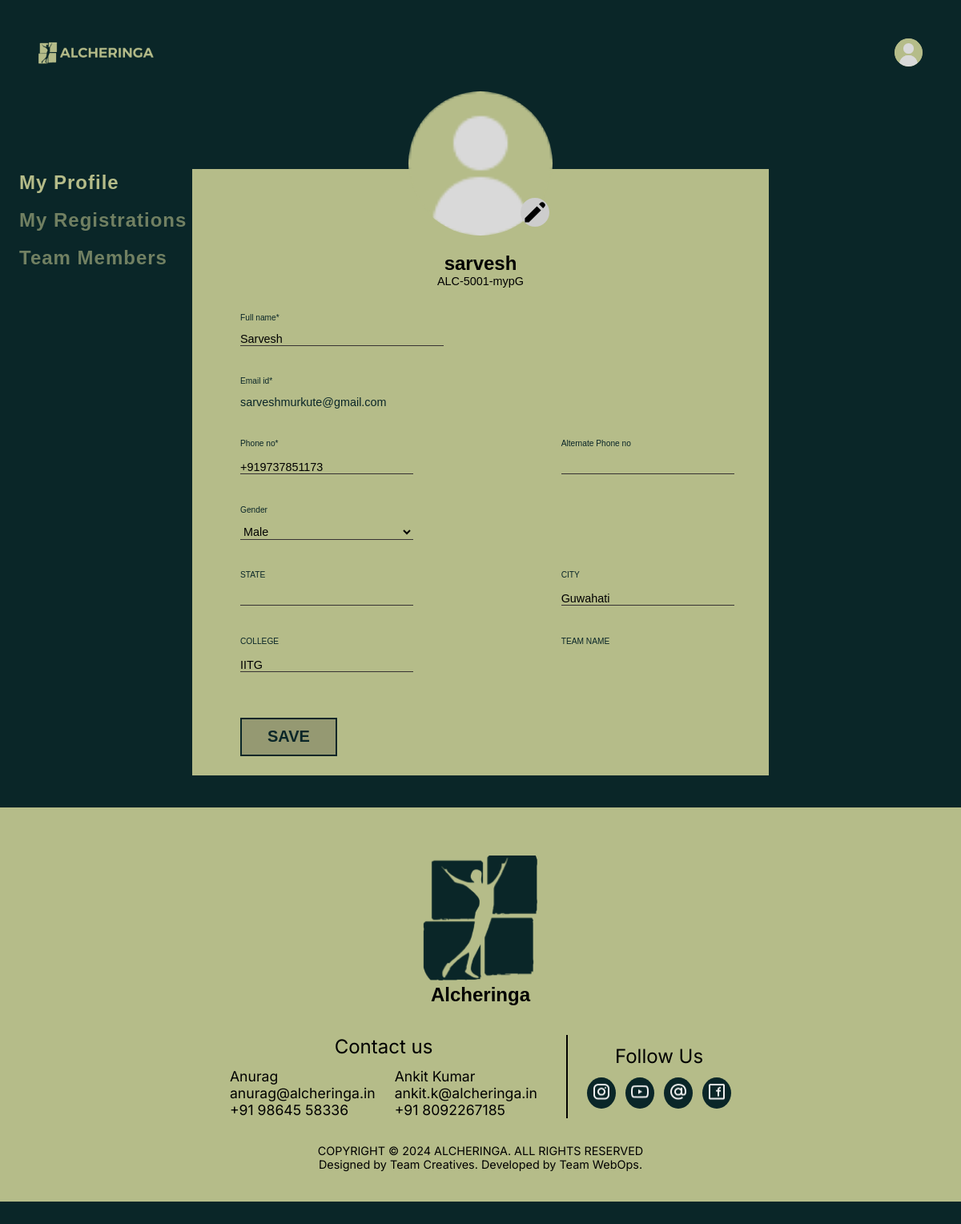
The page /auth/profile_edit/ (signed in) on the database its author committed.
### apps/users/models.py (models this page shows, shortened)
class NewUser(AbstractBaseUser, PermissionsMixin):
    GENDER=(('M','Male'),('F','Female'),('O','Others'))
    gender=models.CharField(choices=GENDER,default='M',max_length=20)
    alcherid = models.CharField(
        max_length=255, blank=True, unique=True)
    referred_by = models.CharField(
        max_length=255, blank=True)
    otp = models.CharField(max_length=6,default='000000')
    id = models.SlugField(primary_key=True, default=uuid.uuid4)
    img = models.ImageField(upload_to="image_uploads/userdp/",
                            default='user-default.png')
    email = models.EmailField(_('email address'), unique=True)
    username = models.CharField(max_length=150, unique=True)
    collegename = models.CharField(max_length=150, unique=False)
    city = models.CharField(max_length=150, unique=False)
    state = models.CharField(max_length= 200, unique=False, blank=True)
    fullname = models.CharField(max_length=150, )
    phone_number = PhoneNumberField(max_length = 14, unique=False, )
    alternate_phone = models.CharField(max_length = 14, unique=False, blank=True)
    interest = models.ManyToManyField(
        "competitions.Module", related_name="interest")
    team_members=models.IntegerField(default=0)
    events_registered = models.ManyToManyField(
        "competitions.Competition", related_name="competition",blank=True)
    date_joined = models.DateTimeField(default=timezone.now)
    provider = models.CharField(max_length=200, unique=False, default="email")
    about = models.TextField(_('about'), max_length=500, blank=True)
    is_staff = models.BooleanField(default=False)
    is_active = models.BooleanField(default=False)
    objects = CustomAccountManager()
    USERNAME_FIELD = 'email'
    REQUIRED_FIELDS = ['username']

### apps/users/views.py (the view)
# urls.py: path('profile_edit/', views.profileedit, name='profileedit'),
@login_required(login_url='login')
def profileedit(request):
    modules = Module.objects.all()
    if request.method == 'POST':
        u_form = UserUpdateForm(
            request.POST, request.FILES, instance=request.user)
        if u_form.is_valid():
            u_form.save()
            messages.success(request, f'Your Profile has been updated!')
            return redirect('profile')
        print(u_form.errors)
    else:
        u_form = UserUpdateForm(instance=request.user)
    return render(request, 'authentication/profile_edit.html', {'heading': 'Profile', 'form': u_form, 'modules': modules, 'totalmodules': modules.count(),'active_page':'profile'})

### apps/users/forms.py
class UserUpdateForm(forms.ModelForm):
    phone_number = PhoneNumberField(
        widget=PhoneNumberPrefixWidget(initial='IN',attrs={'placeholder': 'Enter your Phone Number'}
    ))
    alternate_phone = PhoneNumberField(
        widget=PhoneNumberPrefixWidget(initial='IN',)
    )
    interest = forms.ModelMultipleChoiceField(
        queryset=Module.objects.all(),
        widget=forms.CheckboxSelectMultiple, required=False)
    class Meta:
        model = User
        fields = ['img', 'fullname',
                  'gender',
                  'phone_number',
                  'collegename',
                  'city',
                  'state',
                  'alternate_phone',
                  ]

### apps/competitions/models.py (called while the page is built)
    def __str__(self):
        return str(self.module)

### templates/authentication/profile_edit.html (shortened to what this page needs)
{% extends "baseProfile.html" %}
{% load static %}
        {% block title %}
        <link rel="stylesheet" href="{% static 'css/profile_edit.css' %}">
        {% endblock title %}
        {% block content %}
            <div class="sub-container">
                <div class="circle">
                    <div class="dp">
                        <img id="dp-set"  alt="profile pic"  src="{{request.user.img.url}}">
                    <button class="img_edit" onclick="dpupload()">
                        <svg xmlns="http://www.w3.org/2000/svg" class="h-5 w-5" viewBox="0 0 20 20"
                        fill="currentColor">
                        <path
                            d="M13.586 3.586a2 2 0 112.828 2.828l-.793.793-2.828-2.828.793-.793zM11.379 5.793L3 14.172V17h2.828l8.38-8.379-2.83-2.828z" />
                        </svg>
                    </button>
                    </div>
                    <div class="username">{{ request.user.username }}</div>
                    <div class="ID">{{ request.user.alcherid }}</div>
                </div>
                <div class="allDetails">
                    <form method="POST" enctype="multipart/form-data" class="">{% csrf_token %}
                    <div class="details fullname">
                        Full name*
                        <div> {{ form.fullname }}</div>
                    </div>
                    <div class="details email">
                        Email id*
                        <div>{{ request.user.email }}</div>
                    </div>
                    <div class="phnblock">
                        <div class="details">
                            Phone no*
                            <div style="display: flex;">{{ form.phone_number }}</div>
                        </div>
                        <div class="details two">
                            Alternate Phone no
                            <div style="display: flex;">{{ form.alternate_phone }}</div>
                        </div>
                    </div>
                    <div class="details gender">
                        Gender
                        <div>{{ form.gender }}</div>
                    </div>
                    <div class="phnblock">
                        <div class="details state">
                            STATE
                            <div>{{form.state}}</div>
                        </div>
                        <div class="details city two">
                            CITY
                            <div>{{ form.city }}</div>
                        </div>
                    </div>
                    <div class="phnblock">
                        <div class="details college">
                            COLLEGE
                            <div>{{ form.collegename }}</div>
                        </div>
                        <div class="details teamname two">
                            TEAM NAME
                        </div>
                    </div>
                    <div class="save">
                        <input type="submit" value="SAVE">
                    </div>
                </div>
            </div>
        {% endblock content %}

### templates/baseProfile.html (shortened to what this page needs)
{% load static %}
<!DOCTYPE html>
<head>
    <link rel="stylesheet" href="{% static 'css/profile.css' %}">
    <link href="https://api.fontshare.com/css?f[]=Satoshi@400,500,700&display=swap" rel="stylesheet">
    {% block title %}
    {% endblock %}
</head>
    <body>
        <div class="container-1">
            <header>
                <a href="{% url 'home' %}"><img class="logo" src="{% static 'imgs/home/logo.png' %}" alt="Alcher Logo"></a>
                <div class="action">
                    <div class="profile" onclick="menuToggle();">
                        <img src="{{request.user.img.url}}" alt="profile" >
                    </div>
                </div>
            </header>
            <section class="sidebar">
                <a id="btn1" class="active"  href="{% url 'profile' %}">My Profile</a>
                <a id="btn2"  href="{% url 'RegisteredEvents' %}">My Registrations</a>
                <a id="btn3"  href="{% url 'TeamMembers' %}">Team Members</a>
            </section>
            {% block content %}{% endblock %}
            {% include 'footer.html'%}
  </body>
</html>

### static/css/profile.css (style rules this page uses)
body { margin: 0; padding: 0; background-color: #0a2628; }
body { background-color: #0a2628; }
header { display: flex; justify-content: space-between; align-items: center; padding: 4%; position: relative; }
header .logo { width: 12vw; min-width: 120px; }
header a { display: flex; align-items: center; }
.action { right: 0; top: 0; color: white; gap: 0; overflow: visible; }
.action .profile { position: relative; overflow: hidden; cursor: pointer; height: 35px; width: 35px; border-radius: 50%; color: white; background-color: #b5bc89; }
.profile img { height: 100%; width: 100%; object-fit: cover; }
.sidebar { display: flex; flex-direction: column; justify-content: space-evenly; width: fit-content; position: absolute; margin-top: 3vh; height: 20vh; padding: 5vh; padding-left: 2vw; }
.sidebar a { text-decoration: none; display: block; font-weight: 600; letter-spacing: 1px; font-family: sans-serif; font-size: 2vw; color: rgb(181, 188, 137, 60%); }
.sidebar a.active { color: #b5bc89; }
.logo { display: flex; justify-content: space-between; gap: 1vw; }
.container-1 { background-color: #0a2628; margin-bottom: 10vh; height: auto; width: 100%; height: 100%; }
.sub-container { position: relative; z-index: 1; min-height: 1vh; height: auto; width: 56%; background-color: #b5bc89; margin: auto; padding: 2%; font-family: sans-serif; position: relative; font-weight: 530; font-size: 20px; margin-top: 10vh; margin-bottom: 5vh; }
.circle .username { width: fit-content; font-weight: 600; font-size: 2vw; margin: 2vh auto 0.5vh auto; }
.circle .ID { width: fit-content; font-size: 1.2vw; margin: auto; }
.circle { margin: auto; display: flex; align-items: center; flex-direction: column; justify-content: center; margin-top: -18%; }
.circle img { height: 15vw; width: 15vw; border-radius: 50%; }
.allDetails { margin-left: 4vw; color: #0a2628; box-sizing: border-box; position: relative; font-family: "Satoshi", sans-serif; }
.details { margin-top: 6%; font-size: 1vw; font-weight: 500; }
.details div { margin-top: 2%; font-size: 1.2vw; }
.details.fullname { margin-top: 4vh; }
.details.city { margin-right: 9.5%; }
.phnblock .two { position: absolute; left: 70%; }
.phnblock .details { display: inline-block; flex-direction: row; justify-content: space-evenly; }
.phnblock .details div { margin-top: 1.5vh; }

### static/css/profile_edit.css (style rules this page uses)
* { margin: 0; padding: 0; }
.sub-container { z-index: 1; min-height: 1vh; height: auto; width: 56%; background-color: #B5BC89; margin: auto ; padding: 2%; font-family: sans-serif; position: relative; font-weight: 530; font-size: 20px; margin-top: 10vh; margin-bottom: 5vh; }
.dp { position: relative; }
.img_edit { width: 3vw; height: 3vw; position: absolute; bottom: 2vh; right: 0.5vh; cursor: pointer; border-radius: 50%; border: none; background: rgb(205, 205, 205); }
.save input { min-width: 1vw; width: 19%; height: 6vh; font-size: 1em; font-weight: 700; color: #0A2628; border: 2px solid #0A2628; cursor: pointer; background-color: rgb(149, 153, 114); padding: 5px; margin: 7vh 0 0 0; }
.save input:after { content: ""; display: table; clear: both; }
.circle .username { width: fit-content; font-size: 2vw; margin: 2vh auto auto auto; }
.circle .ID { width: fit-content; margin: auto; font-size: 1.2vw; }
.circle { width: fit-content; margin: auto; margin-top: -18%; }
.circle img { height: 15vw; width: 15vw; border-radius: 50%; }
.allDetails { margin-left: 3vw; color: #0A2628; box-sizing: border-box; position: relative; }
.details { margin-top: 6%; font-size: 0.85vw; font-weight: 400; }
.details div input { background: none; border: none; font-size: 1.2vw; border-bottom: 1px solid #373333; width: 18vw; outline: none; }
.details div input[name='fullname'] { background: none; border: none; font-size: 1.2vw; border-bottom: 1px solid #373333; width: 40%; outline: none; }
.gender select { background: none; border: none; font-size: 1em; border-bottom: 1px solid #373333; width: 18vw; outline: none; }
.gender select option { background: #0A2628; border: none; }
.details.fullname { margin-top: 4vh; }
.details.city { margin-right: 9.5%; }
.phnblock .two { position: absolute; left: 63%; }
.phnblock .details { display: inline-block; }
.phnblock .details div { margin-top: 2vh; }

### rows shown on the page
NewUser: user.img (placeholder picture), user.username "sarvesh", user.alcherid "ALC-5001-mypG", fullname "Sarvesh", user.email "sarveshmurkute@gmail.com", phone_number "+919737851173", gender "Male", city "Guwahati", collegename "IITG"
